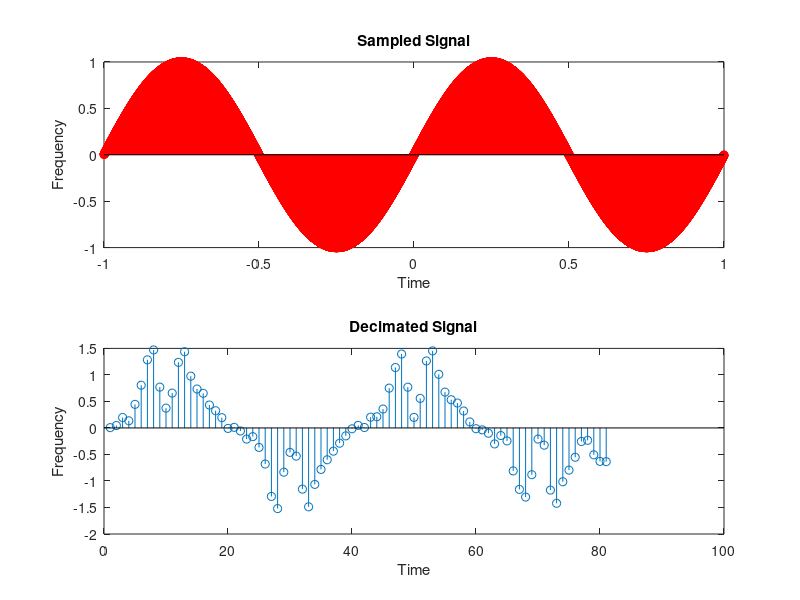

The MATLAB script that drew this image:
clc;
clear all;
close all;

t = (-1:(1/4000):1);

a = sin(2*3.14*t);
y = decimate(a,100);
% we need to use (a,4), but there is no noticeable difference
%                                                                                                                                                                                                                                                                                                                                                                        

subplot(2,1,1);
stem(t,a,'r');
xlabel('Time');
ylabel('Frequency');
title('Sampled Signal');

subplot(2,1,2);
stem(y);
xlabel('Time');
ylabel('Frequency');
title('Decimated Signal');